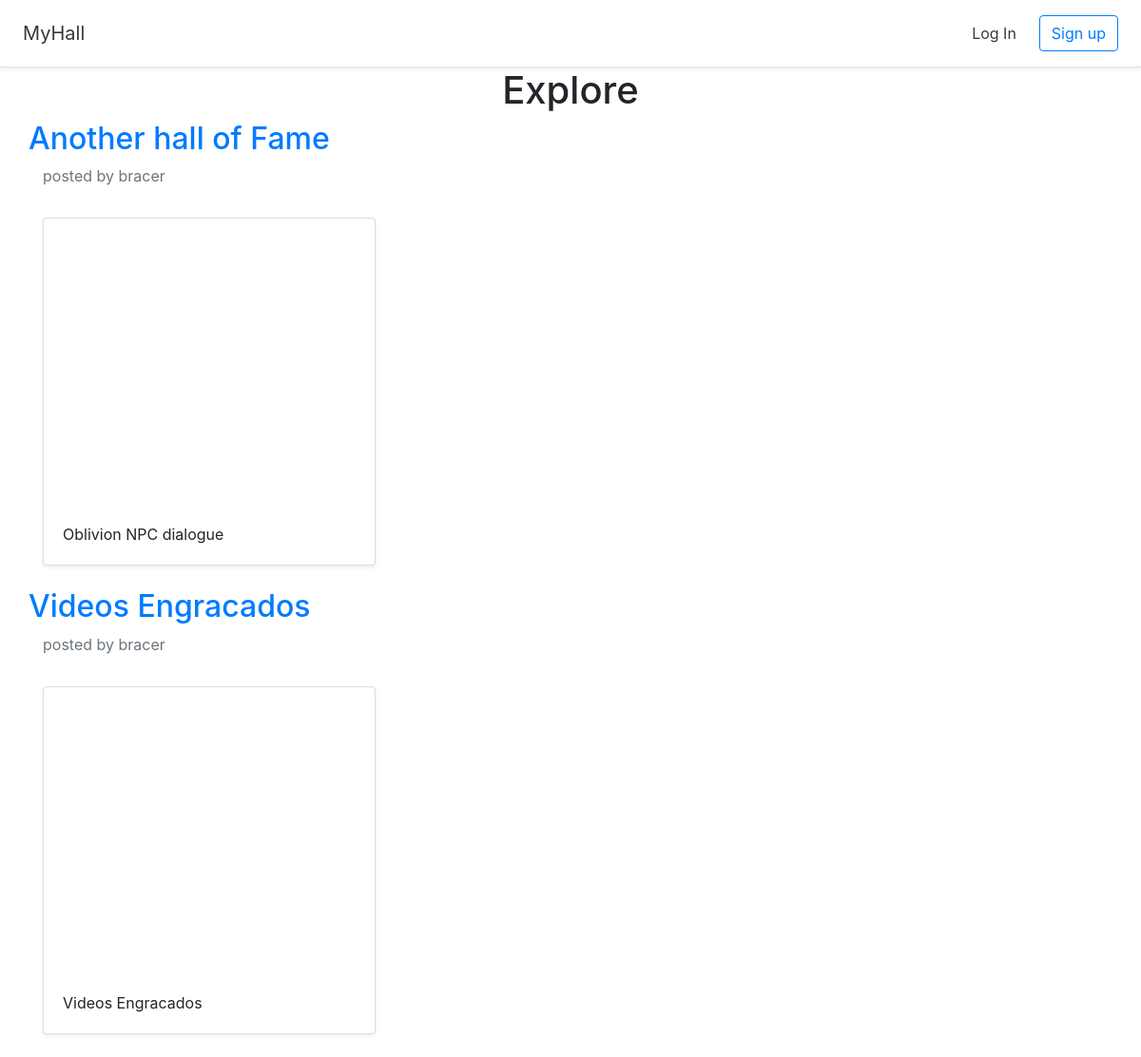
The app's page /explore, older data.
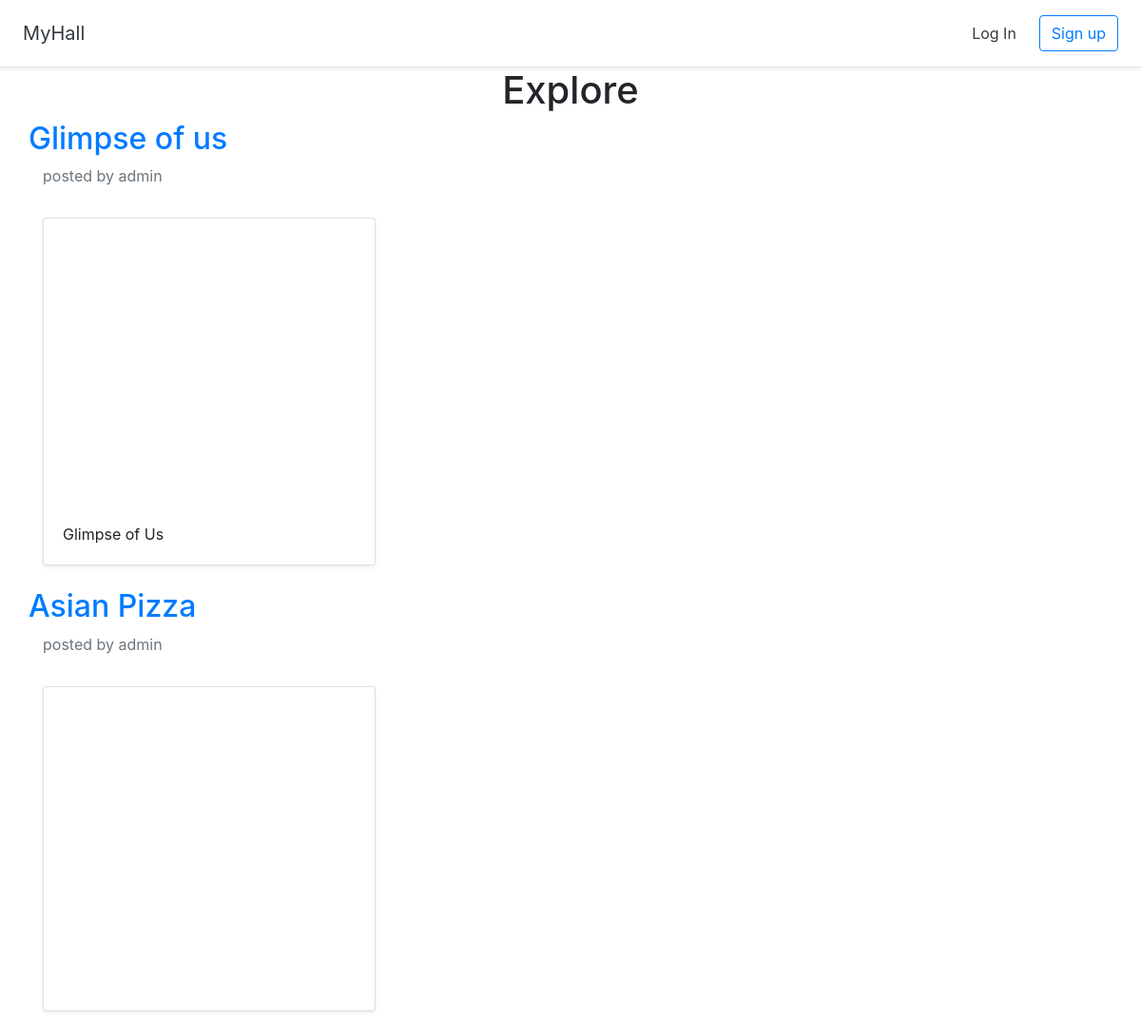
The same page, newer data.
### core/models.py (models this page shows)
class Hall(models.Model):
    title = models.CharField(max_length=255)
    user = models.ForeignKey(User, on_delete=models.CASCADE)

class Video(models.Model):
    title = models.CharField(max_length=255)
    url = models.URLField()
    youtube_id = models.CharField(max_length=255)
    hall = models.ForeignKey(Hall, on_delete=models.CASCADE)

### core/views.py (the view)
# urls.py: path("explore", explore, name="explore"),
def explore(request):
    explore = Hall.objects.order_by("?").all()
    return render(request, "index/explore.html", {"explore":explore})

### core/templates/index/explore.html
{% extends 'base.html' %}
{% load static %}
{% block content %}
    {% include 'index/body_explore.html' %}
{% endblock %}

### core/templates/index/body_explore.html (shortened to what this page needs)
<div class="container">
    <h1 class="text-center">Explore</h1>
    {% for hall in explore %}
    <div class="row">
        <h2><a href="{% url 'detail_hall' hall.id %}">{{ hall.title }}</a></h2>
    </div>
    <div class="text-muted">
        <p> posted by {{ hall.user }}</p>
    </div>
    <div class="row">
        {% for video in hall.video_set.all|slice:":6" %}
        <div class="col-md-4 mt-3">
            <div class="card mb-4 shadow-sm">
                <iframe width="100%" height="300" src="https://www.youtube.com/embed/{{ video.youtube_id }}"
                    frameborder="0"
                    allow="accelerometer; autoplay; clipboard-write; encrypted-media; gyroscope; picture-in-picture"
                    allowfullscreen></iframe>
                <div class="card-body">
                    <p class="card-text">{{ video.title }}</p>
                </div>
            </div>
        </div>
        {% endfor %}
    </div>
    {% endfor %}
</div>

Row changes from the older to the newer data that the page shows:
removed Hall: title "Another hall of Fame", user "bracer", Video (title "Oblivion NPC dialogue")
added Hall: title "Glimpse of us", user "admin", Video (title "Glimpse of Us")
changed Hall: title "Videos Engracados" → "Asian Pizza"; user "bracer" → "admin"
changed Video (number 2 of 2 on the later page): title "Videos Engracados" → (not shown)
